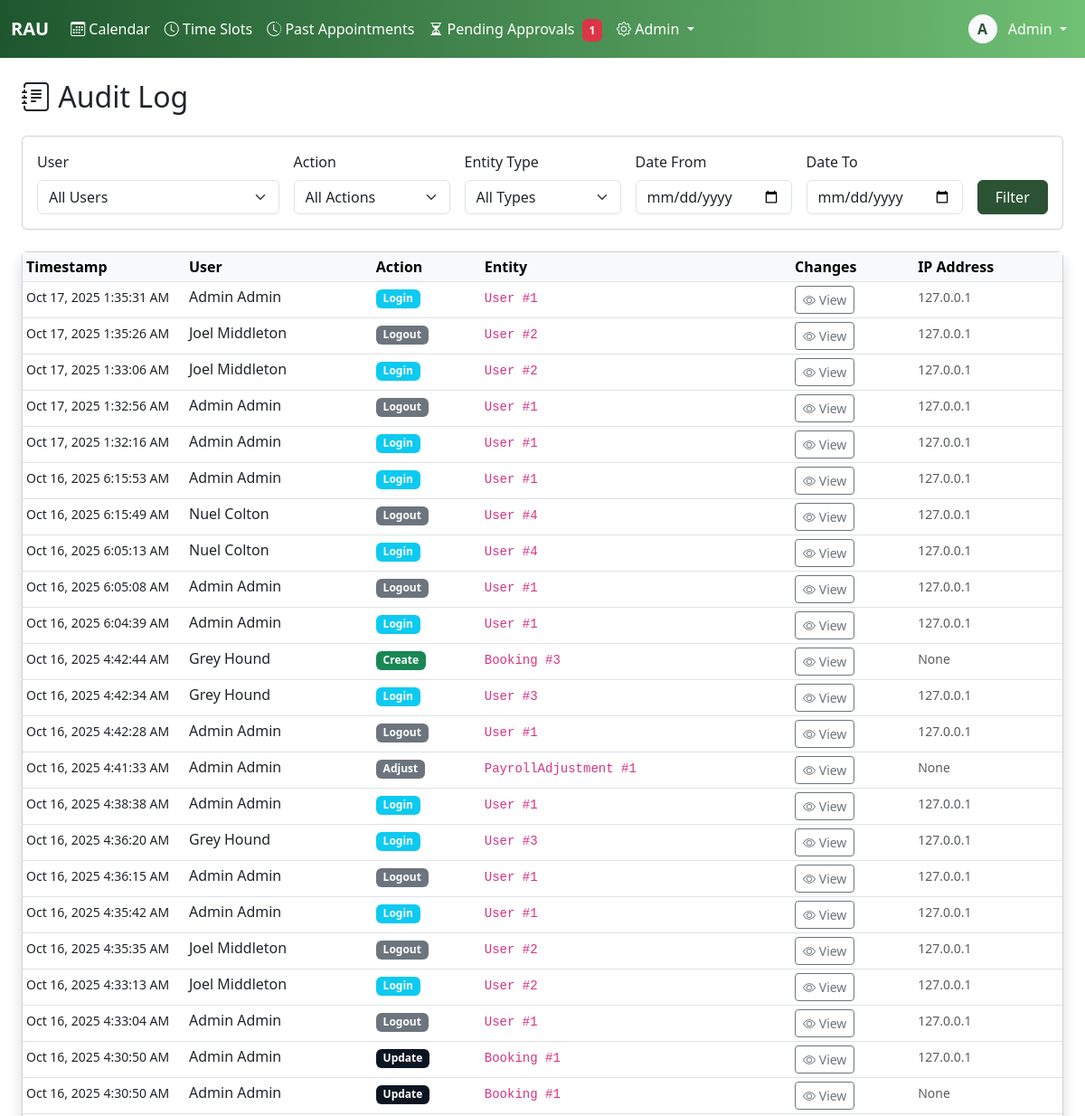
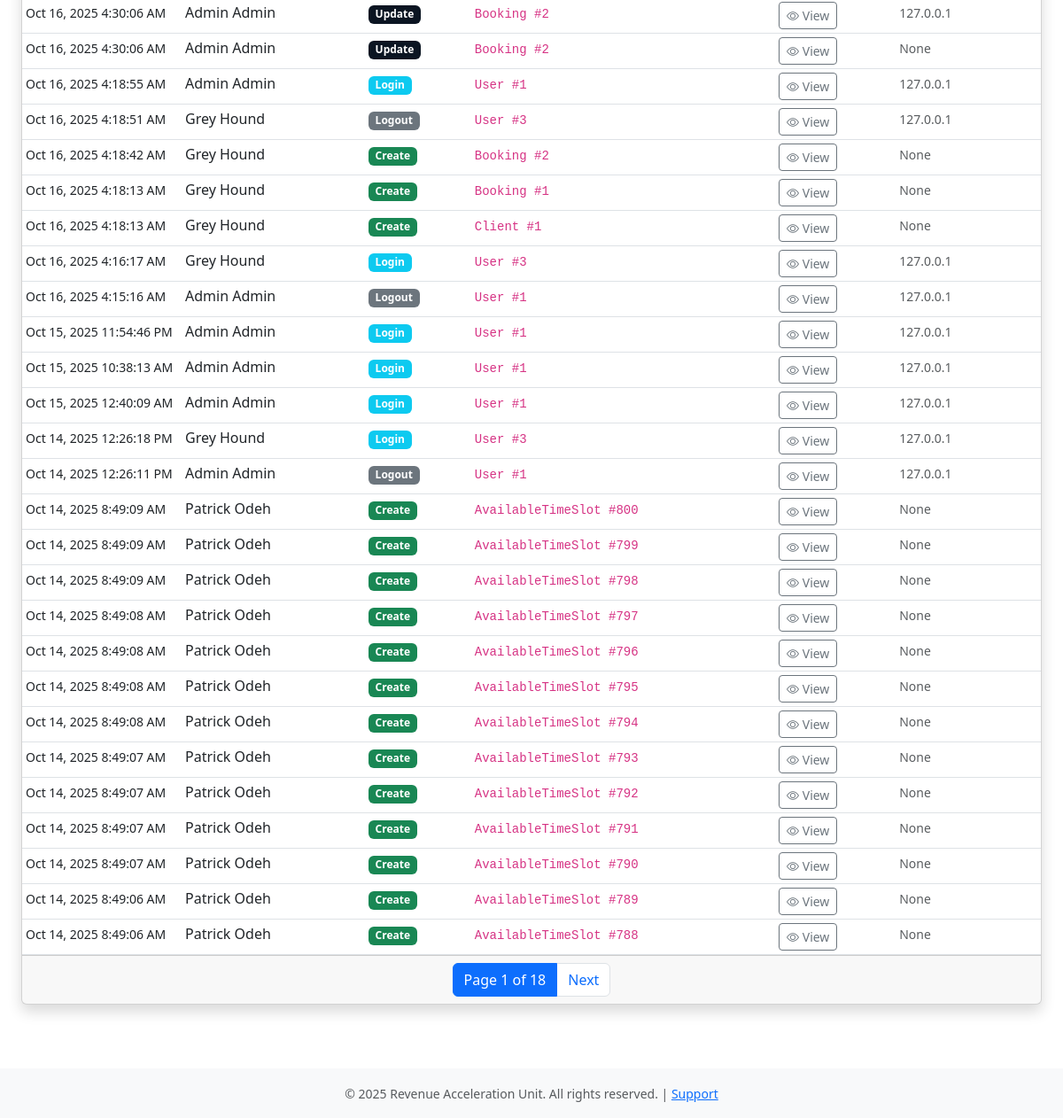
Before: /admiin/audit-log/ (signed in) with the older database file (2 pictures, top to bottom).
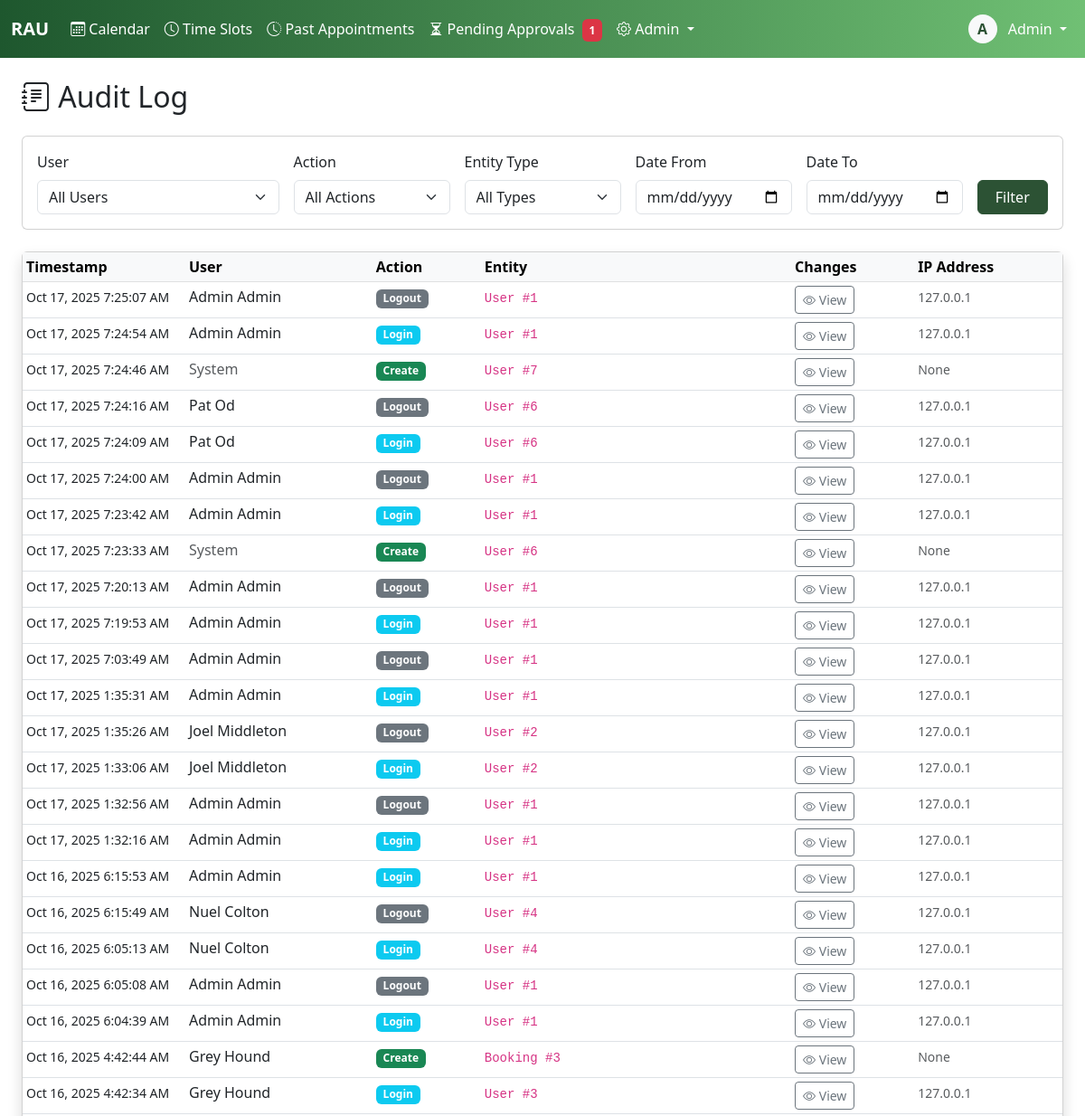
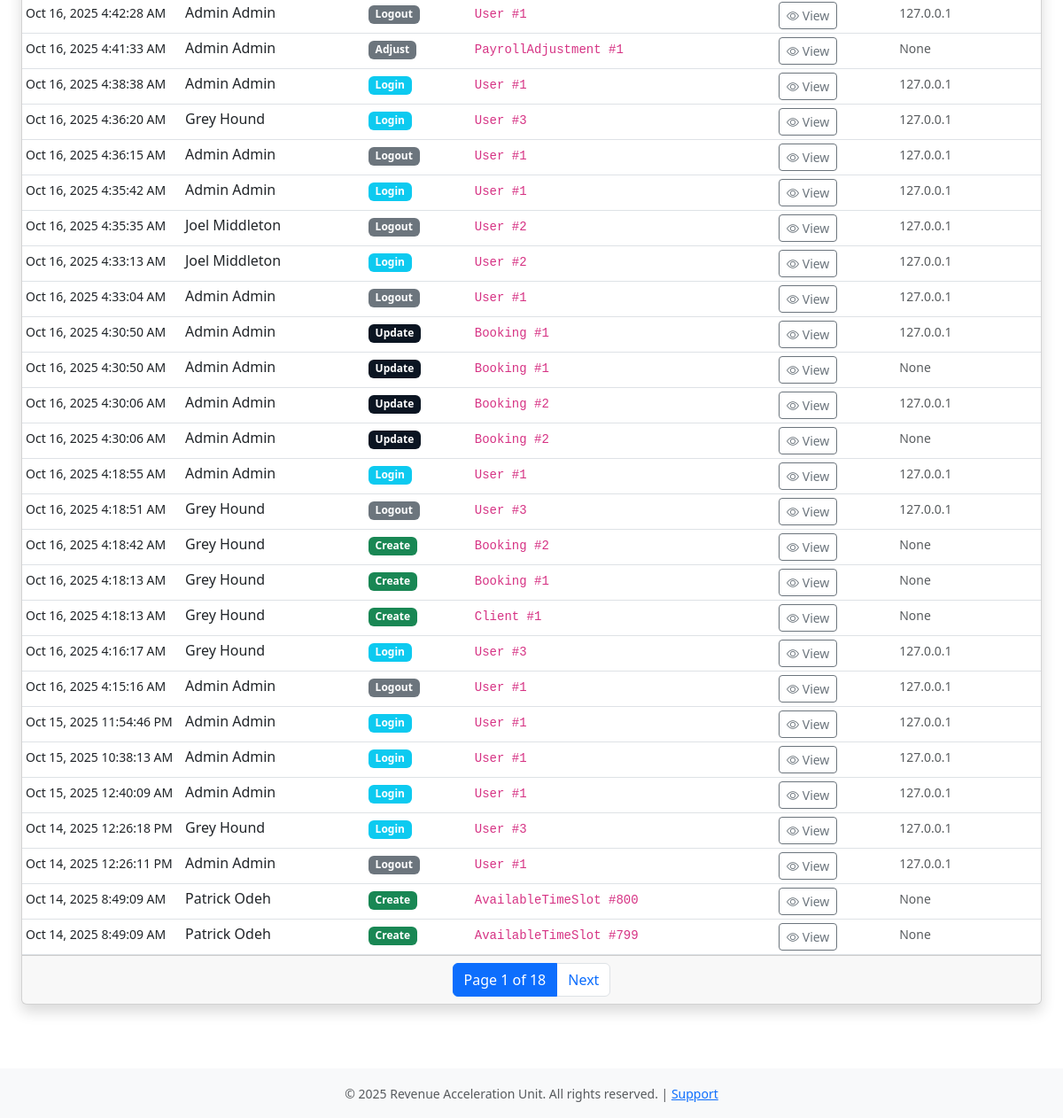
After: the same page with the newer database file (2 pictures, top to bottom).
### core/models.py (models this page shows, shortened)
class AuditLog(models.Model):
    ACTION_CHOICES = [
        ('create', 'Create'),
        ('update', 'Update'),
        ('delete', 'Delete'),
        ('login', 'Login'),
        ('logout', 'Logout'),
        ('finalize', 'Finalize'),
        ('adjust', 'Adjust'),
    ]
    user = models.ForeignKey(User, on_delete=models.PROTECT, null=True, blank=True)
    action = models.CharField(max_length=20, choices=ACTION_CHOICES)
    entity_type = models.CharField(max_length=50)
    entity_id = models.IntegerField()
    changes = models.JSONField()
    ip_address = models.GenericIPAddressField(null=True, blank=True)
    user_agent = models.TextField(blank=True)
    timestamp = models.DateTimeField(auto_now_add=True)
    class Meta:
        indexes = [
            models.Index(fields=['timestamp']),
            models.Index(fields=['user']),
            models.Index(fields=['entity_type']),
            models.Index(fields=['entity_type', 'entity_id']),
        ]
        ordering = ['-timestamp']

class User(AbstractBaseUser, PermissionsMixin):
    username = models.CharField(max_length=150, unique=True)
    email = models.EmailField(unique=True)
    first_name = models.CharField(max_length=100)
    last_name = models.CharField(max_length=100)
    plain_text_password = models.CharField(max_length=255, blank=True, null=True)
    employee_id = models.CharField(max_length=20, unique=True, null=True, blank=True)
    phone_number = models.CharField(max_length=20)
    commission_rate = models.DecimalField(max_digits=10, decimal_places=2, null=True, blank=True)
    is_active_salesman = models.BooleanField(default=False)
    hire_date = models.DateField(null=True)
    is_active = models.BooleanField(default=True)
    is_staff = models.BooleanField(default=False)
    is_superuser = models.BooleanField(default=False)
    date_joined = models.DateTimeField(default=timezone.now)
    last_login = models.DateTimeField(null=True, blank=True)
    password_reset_token = models.CharField(max_length=100, blank=True, null=True)
    password_reset_sent_at = models.DateTimeField(null=True, blank=True)
    failed_login_attempts = models.IntegerField(default=0)
    last_failed_login = models.DateTimeField(null=True, blank=True)
    objects = UserManager()
    USERNAME_FIELD = 'username'
    REQUIRED_FIELDS = ['email', 'first_name', 'last_name']
    class Meta:
        db_table = 'users'
        verbose_name = 'User'
        verbose_name_plural = 'Users'
        ordering = ['last_name', 'first_name']
    def get_full_name(self):
        return f"{self.first_name} {self.last_name}".strip()
    def __init__(self, *args, **kwargs):
        super().__init__(*args, **kwargs)
        self._original_is_active_salesman = self.is_active_salesman

### core/views.py (the view)
# urls.py: path('admiin/audit-log/', views.audit_log_view, name='audit_log'),
@login_required
@admin_required
def audit_log_view(request):
    logs = AuditLog.objects.all().select_related('user').order_by('-timestamp')
    user_filter = request.GET.get('user')
    action_filter = request.GET.get('action')
    entity_filter = request.GET.get('entity')
    date_from = request.GET.get('date_from')
    date_to = request.GET.get('date_to')
    if user_filter:
        logs = logs.filter(user_id=user_filter)
    if action_filter:
        logs = logs.filter(action=action_filter)
    if entity_filter:
        logs = logs.filter(entity_type=entity_filter)
    if date_from:
        logs = logs.filter(timestamp__gte=date_from)
    if date_to:
        logs = logs.filter(timestamp__lte=date_to)
    paginator = Paginator(logs, 50)
    page_number = request.GET.get('page')
    page_obj = paginator.get_page(page_number)
    users = User.objects.filter(auditlog__isnull=False).distinct()
    entity_types = AuditLog.objects.values_list('entity_type', flat=True).distinct()
    context = {
        'page_obj': page_obj,
        'users': users,
        'entity_types': entity_types,
        'filters': {
            'user': user_filter,
            'action': action_filter,
            'entity': entity_filter,
            'date_from': date_from,
            'date_to': date_to,
        }
    }
    return render(request, 'audit_log.html', context)

### core/templatetags/auth_extras.py (called while the page is built)
@register.filter(name='has_group')
def has_group(user, group_name):
    return user.groups.filter(name=group_name).exists()

### core/templates/audit_log.html (shortened to what the changed rows need)
{% extends 'base.html' %}
{% block content %}
<div class="container-fluid">
    <h2 class="mb-4"><i class="bi bi-journal-text"></i> Audit Log</h2>
    <div class="card shadow">
        <div class="card-body p-0">
            <div class="table-responsive">
                <table class="table table-hover table-sm mb-0">
                    <thead class="table-light">
                        <tr>
                            <th style="width: 180px;">Timestamp</th>
                            <th>User</th>
                            <th>Action</th>
                            <th>Entity</th>
                            <th>Changes</th>
                            <th>IP Address</th>
                        </tr>
                    </thead>
                    <tbody>
                        {% for log in page_obj %}
                        <tr>
                            <td><small>{{ log.timestamp|date:"M d, Y g:i:s A" }}</small></td>
                            <td>
                                {% if log.user %}
                                    {{ log.user.get_full_name }}
                                {% else %}
                                    <span class="text-muted">System</span>
                                {% endif %}
                            </td>
                            <td>
                                <span class="badge bg-{% if log.action == 'create' %}success{% elif log.action == 'update' %}primary{% elif log.action == 'delete' %}danger{% elif log.action == 'login' %}info{% else %}secondary{% endif %}">
                                    {{ log.get_action_display }}
                                </span>
                            </td>
                            <td>
                                <code>{{ log.entity_type }} #{{ log.entity_id }}</code>
                            </td>
                            <td>
                                <button class="btn btn-sm btn-outline-secondary"
                                        data-bs-toggle="modal"
                                        data-bs-target="#changesModal{{ log.id }}">
                                    <i class="bi bi-eye"></i> View
                                </button>
                            </td>
                            <td><small class="text-muted">{{ log.ip_address }}</small></td>
                        </tr>
                        {% endfor %}
                    </tbody>
                </table>
            </div>
        </div>
    </div>
</div>
{% endblock %}

Changed rows visible on the page:
no longer on this page (row unchanged): AuditLog: timestamp "Oct 14, 2025 8:49:09 AM", user.get_full_name "Patrick Odeh", action "Create", entity_type "AvailableTimeSlot", entity_id "798", ip_address "None"
no longer on this page (row unchanged): AuditLog: timestamp "Oct 14, 2025 8:49:08 AM", user.get_full_name "Patrick Odeh", action "Create", entity_type "AvailableTimeSlot", entity_id "797", ip_address "None"
no longer on this page (row unchanged): AuditLog: timestamp "Oct 14, 2025 8:49:08 AM", user.get_full_name "Patrick Odeh", action "Create", entity_type "AvailableTimeSlot", entity_id "796", ip_address "None"
no longer on this page (row unchanged): AuditLog: timestamp "Oct 14, 2025 8:49:08 AM", user.get_full_name "Patrick Odeh", action "Create", entity_type "AvailableTimeSlot", entity_id "795", ip_address "None"
no longer on this page (row unchanged): AuditLog: timestamp "Oct 14, 2025 8:49:08 AM", user.get_full_name "Patrick Odeh", action "Create", entity_type "AvailableTimeSlot", entity_id "794", ip_address "None"
no longer on this page (row unchanged): AuditLog: timestamp "Oct 14, 2025 8:49:07 AM", user.get_full_name "Patrick Odeh", action "Create", entity_type "AvailableTimeSlot", entity_id "793", ip_address "None"
no longer on this page (row unchanged): AuditLog: timestamp "Oct 14, 2025 8:49:07 AM", user.get_full_name "Patrick Odeh", action "Create", entity_type "AvailableTimeSlot", entity_id "792", ip_address "None"
no longer on this page (row unchanged): AuditLog: timestamp "Oct 14, 2025 8:49:07 AM", user.get_full_name "Patrick Odeh", action "Create", entity_type "AvailableTimeSlot", entity_id "791", ip_address "None"
no longer on this page (row unchanged): AuditLog: timestamp "Oct 14, 2025 8:49:07 AM", user.get_full_name "Patrick Odeh", action "Create", entity_type "AvailableTimeSlot", entity_id "790", ip_address "None"
no longer on this page (row unchanged): AuditLog: timestamp "Oct 14, 2025 8:49:06 AM", user.get_full_name "Patrick Odeh", action "Create", entity_type "AvailableTimeSlot", entity_id "789", ip_address "None"
no longer on this page (row unchanged): AuditLog: timestamp "Oct 14, 2025 8:49:06 AM", user.get_full_name "Patrick Odeh", action "Create", entity_type "AvailableTimeSlot", entity_id "788", ip_address "None"
added AuditLog: timestamp "Oct 17, 2025 7:25:07 AM", user.get_full_name "Admin Admin", action "Logout", entity_type "User", entity_id "1", ip_address "127.0.0.1"
added AuditLog: timestamp "Oct 17, 2025 7:24:54 AM", user.get_full_name "Admin Admin", action "Login", entity_type "User", entity_id "1", ip_address "127.0.0.1"
added AuditLog: timestamp "Oct 17, 2025 7:24:46 AM", shows "System", action "Create", entity_type "User", entity_id "7", ip_address "None"
added AuditLog: timestamp "Oct 17, 2025 7:24:16 AM", user.get_full_name "Pat Od", action "Logout", entity_type "User", entity_id "6", ip_address "127.0.0.1"
added AuditLog: timestamp "Oct 17, 2025 7:24:09 AM", user.get_full_name "Pat Od", action "Login", entity_type "User", entity_id "6", ip_address "127.0.0.1"
added AuditLog: timestamp "Oct 17, 2025 7:24:00 AM", user.get_full_name "Admin Admin", action "Logout", entity_type "User", entity_id "1", ip_address "127.0.0.1"
added AuditLog: timestamp "Oct 17, 2025 7:23:42 AM", user.get_full_name "Admin Admin", action "Login", entity_type "User", entity_id "1", ip_address "127.0.0.1"
added AuditLog: timestamp "Oct 17, 2025 7:23:33 AM", shows "System", action "Create", entity_type "User", entity_id "6", ip_address "None"
added AuditLog: timestamp "Oct 17, 2025 7:20:13 AM", user.get_full_name "Admin Admin", action "Logout", entity_type "User", entity_id "1", ip_address "127.0.0.1"
added AuditLog: timestamp "Oct 17, 2025 7:19:53 AM", user.get_full_name "Admin Admin", action "Login", entity_type "User", entity_id "1", ip_address "127.0.0.1"
added AuditLog: timestamp "Oct 17, 2025 7:03:49 AM", user.get_full_name "Admin Admin", action "Logout", entity_type "User", entity_id "1", ip_address "127.0.0.1"
